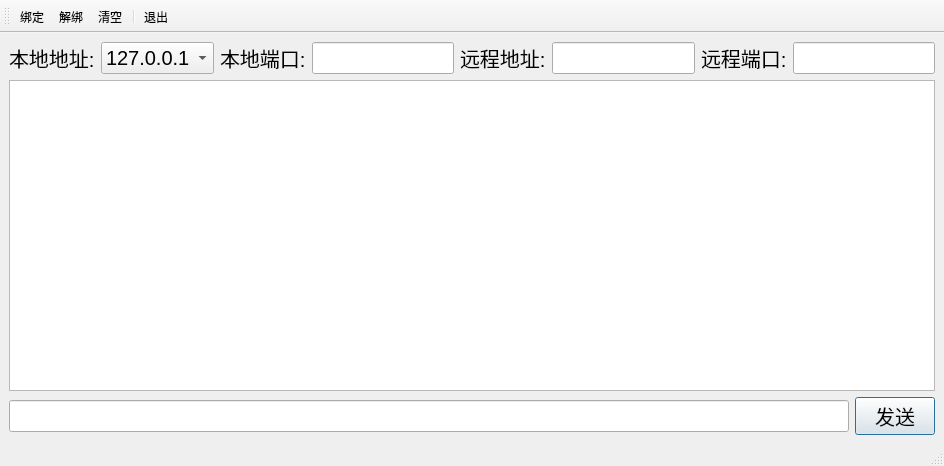
<?xml version="1.0" encoding="UTF-8"?>
<ui version="4.0">
 <class>UdpWindow</class>
 <widget class="QMainWindow" name="UdpWindow">
  <property name="geometry">
   <rect>
    <x>0</x>
    <y>0</y>
    <width>944</width>
    <height>466</height>
   </rect>
  </property>
  <property name="windowTitle">
   <string>UDP</string>
  </property>
  <widget class="QWidget" name="centralwidget">
   <layout class="QVBoxLayout" name="verticalLayout">
    <item>
     <layout class="QHBoxLayout" name="horizontalLayout">
      <item>
       <widget class="QLabel" name="label">
        <property name="font">
         <font>
          <pointsize>15</pointsize>
         </font>
        </property>
        <property name="text">
         <string>本地地址:</string>
        </property>
       </widget>
      </item>
      <item>
       <widget class="QComboBox" name="m_comboLocalAddr">
        <property name="font">
         <font>
          <pointsize>15</pointsize>
         </font>
        </property>
        <item>
         <property name="text">
          <string>127.0.0.1</string>
         </property>
        </item>
        <item>
         <property name="text">
          <string>0.0.0.0</string>
         </property>
        </item>
       </widget>
      </item>
      <item>
       <widget class="QLabel" name="label_4">
        <property name="font">
         <font>
          <pointsize>15</pointsize>
         </font>
        </property>
        <property name="text">
         <string>本地端口:</string>
        </property>
       </widget>
      </item>
      <item>
       <widget class="QLineEdit" name="m_editLocalPort">
        <property name="font">
         <font>
          <pointsize>15</pointsize>
         </font>
        </property>
       </widget>
      </item>
      <item>
       <widget class="QLabel" name="label_3">
        <property name="font">
         <font>
          <pointsize>15</pointsize>
         </font>
        </property>
        <property name="text">
         <string>远程地址:</string>
        </property>
       </widget>
      </item>
      <item>
       <widget class="QLineEdit" name="m_editRemoteAddr">
        <property name="font">
         <font>
          <pointsize>15</pointsize>
         </font>
        </property>
       </widget>
      </item>
      <item>
       <widget class="QLabel" name="label_2">
        <property name="font">
         <font>
          <pointsize>15</pointsize>
         </font>
        </property>
        <property name="text">
         <string>远程端口:</string>
        </property>
       </widget>
      </item>
      <item>
       <widget class="QLineEdit" name="m_editRemotePort">
        <property name="font">
         <font>
          <pointsize>15</pointsize>
         </font>
        </property>
       </widget>
      </item>
     </layout>
    </item>
    <item>
     <widget class="QPlainTextEdit" name="m_editOutput">
      <property name="font">
       <font>
        <pointsize>20</pointsize>
       </font>
      </property>
      <property name="frameShape">
       <enum>QFrame::StyledPanel</enum>
      </property>
     </widget>
    </item>
    <item>
     <layout class="QHBoxLayout" name="horizontalLayout_2">
      <item>
       <widget class="QLineEdit" name="m_editSend">
        <property name="font">
         <font>
          <pointsize>15</pointsize>
         </font>
        </property>
       </widget>
      </item>
      <item>
       <widget class="QPushButton" name="m_btnSend">
        <property name="font">
         <font>
          <pointsize>15</pointsize>
         </font>
        </property>
        <property name="text">
         <string>发送</string>
        </property>
        <property name="default">
         <bool>true</bool>
        </property>
       </widget>
      </item>
     </layout>
    </item>
   </layout>
  </widget>
  <widget class="QStatusBar" name="statusbar"/>
  <widget class="QToolBar" name="toolBar">
   <property name="windowTitle">
    <string>toolBar</string>
   </property>
   <property name="toolButtonStyle">
    <enum>Qt::ToolButtonTextBesideIcon</enum>
   </property>
   <attribute name="toolBarArea">
    <enum>TopToolBarArea</enum>
   </attribute>
   <attribute name="toolBarBreak">
    <bool>false</bool>
   </attribute>
   <addaction name="m_actBind"/>
   <addaction name="m_actAbort"/>
   <addaction name="m_actClear"/>
   <addaction name="separator"/>
   <addaction name="m_actExit"/>
  </widget>
  <action name="m_actBind">
   <property name="icon">
    <iconset resource="Udp.qrc">
     <normaloff>:/images/bind.bmp</normaloff>:/images/bind.bmp</iconset>
   </property>
   <property name="text">
    <string>绑定</string>
   </property>
   <property name="toolTip">
    <string>绑定</string>
   </property>
  </action>
  <action name="m_actAbort">
   <property name="icon">
    <iconset resource="Udp.qrc">
     <normaloff>:/images/abort.bmp</normaloff>:/images/abort.bmp</iconset>
   </property>
   <property name="text">
    <string>解绑</string>
   </property>
   <property name="toolTip">
    <string>解绑</string>
   </property>
  </action>
  <action name="m_actClear">
   <property name="icon">
    <iconset resource="Udp.qrc">
     <normaloff>:/images/clear.bmp</normaloff>:/images/clear.bmp</iconset>
   </property>
   <property name="text">
    <string>清空</string>
   </property>
   <property name="toolTip">
    <string>清空</string>
   </property>
  </action>
  <action name="m_actExit">
   <property name="icon">
    <iconset resource="Udp.qrc">
     <normaloff>:/images/exit.bmp</normaloff>:/images/exit.bmp</iconset>
   </property>
   <property name="text">
    <string>退出</string>
   </property>
   <property name="toolTip">
    <string>退出</string>
   </property>
  </action>
 </widget>
 <resources>
  <include location="Udp.qrc"/>
 </resources>
 <connections>
  <connection>
   <sender>m_actExit</sender>
   <signal>triggered()</signal>
   <receiver>UdpWindow</receiver>
   <slot>close()</slot>
   <hints>
    <hint type="sourcelabel">
     <x>-1</x>
     <y>-1</y>
    </hint>
    <hint type="destinationlabel">
     <x>399</x>
     <y>299</y>
    </hint>
   </hints>
  </connection>
 </connections>
</ui>
